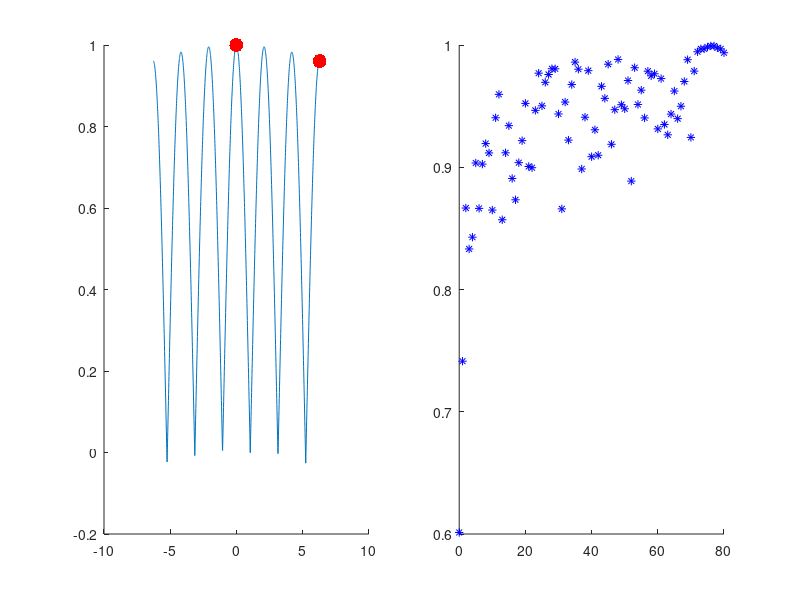

Write the MATLAB code that produced this figure.
clear all
% Parametros
tpausa = .3;   % tempo para atualizar o gráfico com a próxima geracao
%fitness = @(x)  2*sin(5*x).*x.^2 + 2*x;  % funcao de avaliacao dos individuos
%fitness = @(x)  1.5*cos(4*x)-.1*x.^2 + .3*x;  % funcao de avaliacao dos individuos
%fitness = @(x)  sin(2*x)-abs(0.5*x) ;  % funcao de avaliacao dos individuos
fitness = @(x)  abs(cos(1.5*x)) - 0.001*x.^2;  % funcao de avaliacao dos individuos
tamCrom = 32;  % comprimento do cromossomo
tamPop = 50;   % tamanho da populacao  (o numero deve ser par)
numGera = 80; % numero de geracoes

%  fria o grafico
x = -2*pi :0.01: 2*pi;

figure(1,"position",get(0,"screensize"))

subplot(1,2,2)
hold on
subplot(1,2,1)
hold on
plot(x,fitness(x))
pause
% Decodificacao do cromossomo
  % parametro utilizado no mapeamento do intervalo de numeros gerados e o dominio da funcao
a = 4*pi/ bin2dec(num2str(ones(1,tamCrom)));
f = @(x,a) a*x - 2*pi;

% Geracao da populacao inicial

pop = [];
avaliaPop = [];

for i = 1 : tamPop
   v  = round(rand(1,tamCrom));
   x = f(bin2dec(num2str(v)),a);
   y = fitness(x);

   avaliaPop(i) = y;
   pop(i,:) = v;
end

for i = 1 : tamPop
   xx(i) = f(bin2dec(num2str(pop(i,:))),a);
end
subplot(1,2,1)
hd = plot(xx,avaliaPop,'.r','markersize',30);
subplot(1,2,2)
plot(0,sum(avaliaPop)/tamPop,'*b');
hold on
pause(tpausa);

for  geracao = 1 : numGera
   % Selecao (por torneio) e recombinação
   filhos = [];
   avaliaFilhos = [];

   % cria roleta
   [ordena,ordena] = sort(avaliaPop);
   minimo = min(avaliaPop);
   if minimo < 0
      minimo = abs(minimo);
   else
      minimo = 0;
   end
   soma = sum((avaliaPop+minimo));
   if soma > 0
      roleta = (avaliaPop(ordena(1))+minimo)/soma;
      for i = 2 : tamPop
         roleta(i) = (avaliaPop(ordena(i))+minimo)/soma + roleta(i-1);
      end
   else
      roleta = zeros(size(avaliaPop));
   end
   for i = 1 : tamPop/2

      %selecao  pai 1
      tiro = rand;
      if tiro < roleta(1)
         pai1 = pop(ordena(1),:);
      else
         for j = 2 : tamPop
            if tiro > roleta(j-1) && tiro < roleta(j)
               pai1 = pop(ordena(j),:);
               break;
            end
            j = j + 1;
         end
      end
      %selecao  pai 2
      tiro = rand;
      if tiro < roleta(1)
         pai2 = pop(ordena(1),:);
      else
         for j = 2 : tamPop
            if tiro > roleta(j-1) && tiro < roleta(j)
               pai2 = pop(ordena(j),:);
               break;
            end
            j = j + 1;
         end
      end

      %recombinacao
      ponto = randi(tamCrom-1);

      filho1 = [ pai1(1:ponto)  pai2(ponto+1:end) ];
        filho2 = [ pai2(1:ponto)  pai1(ponto+1:end) ];

      x1 = f(bin2dec(num2str(filho1)),a);
      y1 = fitness(x1);

      x2 = f(bin2dec(num2str(filho2)),a);
      y2 = fitness(x2);

      filhos(end+1,:) = filho1;
      filhos(end+1,:) = filho2;
      avaliaFilhos(end+1) = y1;
      avaliaFilhos(end+1) = y2;
   end

   newPop = [pop ; filhos];
   avaliaNewPop = [ avaliaPop  avaliaFilhos];

   [ordena,ordena] = sort(avaliaNewPop,'descend');

   pop = [ newPop(ordena(1),:); filhos(2:end,:)];

   avaliaPop = [avaliaNewPop(ordena(1)) avaliaFilhos(2:end)] ;

   for i = 1 : tamPop
      xx(i) = f(bin2dec(num2str(pop(i,:))),a);
   end
   subplot(1,2,1)
   delete(hd)
   hd = plot(xx,avaliaPop,'.r','markersize',30);
   subplot(1,2,2)
   plot(geracao,sum(avaliaPop)/tamPop,'*b');
   %avaliaPop(1:10)

   pause(tpausa)
   media = sum(avaliaPop)/length(avaliaPop);
   geracao
   media
end

max(avaliaPop)
